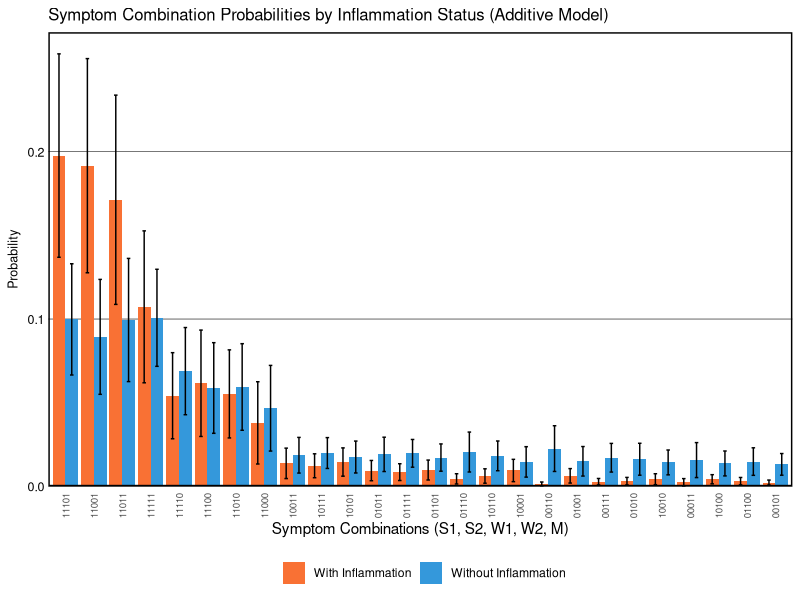

The R source for this figure:
## ---- chunk 1

## ---- chunk 2
# Load required packages
library(tidyverse)
library(mvtnorm)
library(MASS)
library(flextable)
library(officer)
library(MatchIt)
## ---- chunk 3
# Setting seed for reproducibility
set.seed(123)

# Combinations of binary criteria
combinations <- expand.grid(c(0,1), c(0,1), c(0,1), c(0,1), c(0,1))
## ---- chunk 4
# Function to ensure the values fall between 0 and 4
rescale <- function(x) {
  min_val <- min(x)
  max_val <- max(x)
  return((x - min_val) / (max_val - min_val) * 4)
}
## ---- chunk 5
generate_correlated_binary <- function(n, p1, p2, cor) {
  means <- c(0, 0)
  sigma <- matrix(c(1, cor, cor, 1), 2, 2)
  bvn <- mvrnorm(n, mu = means, Sigma = sigma)
  
  threshold_L <- qnorm(1 - p1)
  threshold_I <- qnorm(1 - p2)
  
  L <- ifelse(bvn[,1] > threshold_L, 1, 0)
  I <- ifelse(bvn[,2] > threshold_I, 1, 0)
  
  return(data.frame(L = L, I = I))
}
## ---- chunk 6
# Number of individuals and simulations
n <- 1000
n_sims <- 100

# Matrices to accumulate the results of each simulation
results_WITH_inflammation <- matrix(0, ncol = 2^5, nrow = n_sims)
results_WITHOUT_inflammation <- matrix(0, ncol = 2^5, nrow = n_sims)

# Vectors to track sample sizes
n_WITH_inflammation <- numeric(n_sims)
n_WITHOUT_inflammation <- numeric(n_sims)

# Vectors to track severity before and after matching
severity_WITH_before <- numeric(n_sims)
severity_WITHOUT_before <- numeric(n_sims)
severity_WITH_after <- numeric(n_sims)
severity_WITHOUT_after <- numeric(n_sims)
n_matched <- numeric(n_sims)  # Sample size per group after matching
## ---- chunk 7
for(sim in 1:n_sims) {
  # NEW: Generate correlated binary latent variables L (PTSD) and I (Inflammation)
  latent_vars <- generate_correlated_binary(n, p1 = 0.8, p2 = 0.5, cor = 0.6)
  L <- latent_vars$L
  I <- latent_vars$I
  
# NEW: Simulate symptoms with BOTH L and I effects (additive model)
  # I factors are adjustable based on theoretical assumptions
  
  # Strong indicators - react strongly to PTSD, moderately to Inflammation
  S1 <- rescale(2.0 * L + 0.6 * I + rnorm(n, mean=2, sd=0.5))
  S2 <- rescale(1.8 * L + 0.5 * I + rnorm(n, mean=2, sd=0.5))
  
  # Medium indicator - reacts moderately to both
  M <- rescale(1.2 * L + 0.7 * I + rnorm(n, mean=2, sd=0.8))
  
  # Weak indicators - react weakly to PTSD, varied response to Inflammation
  W1 <- rescale(0.6 * L + 0.4 * I + rnorm(n, mean=2, sd=1))
  W2 <- rescale(0.4 * L + 0.3 * I + rnorm(n, mean=2, sd=1))
  
  
  # Combine into a data frame
  data <- data.frame(L, I, S1, S2, W1, W2, M)
  
  # Creating binary variables for all indicators
  data <- data %>%
    mutate(
      S1_positive = S1 >= 2,
      S2_positive = S2 >= 2,
      W1_positive = W1 >= 2,
      W2_positive = W2 >= 2,
      M_positive = M >= 2
    )
  
  # Calculate a new column that counts how many criteria are met for each individual
  data <- data %>%
    mutate(criteria_met = S1_positive + S2_positive + 
                          W1_positive + W2_positive + 
                          M_positive)
  
# Filter the dataset to keep only those individuals that meet at least 2 criteria
filtered_data <- data %>%
    filter(criteria_met >= 2)
  
# Split into inflammation groups
filtered_WITH_I <- filtered_data %>% filter(I == 1)
filtered_WITHOUT_I <- filtered_data %>% filter(I == 0)
  
# Track sample sizes
n_WITH_inflammation[sim] <- nrow(filtered_WITH_I)
n_WITHOUT_inflammation[sim] <- nrow(filtered_WITHOUT_I)

# NEW: Calculate total severity for each diagnosed individual
filtered_data <- filtered_data %>%
  mutate(total_severity = S1 + S2 + M + W1 + W2)

# NEW: Track severity BEFORE matching
severity_WITH_before[sim] <- mean(filtered_data$total_severity[filtered_data$I == 1])
severity_WITHOUT_before[sim] <- mean(filtered_data$total_severity[filtered_data$I == 0])

# NEW: Perform nearest-neighbor matching on total severity
# I is the "treatment" variable, total_severity is the matching variable
# Reverse the treatment coding so we match FROM non-inflammation TO inflammation
filtered_data <- filtered_data %>%
  mutate(I_reversed = 1 - I)  # Now 1 = no inflammation, 0 = inflammation

# Calculate the standard deviation of severity for caliper
severity_sd <- sd(filtered_data$total_severity)

match_result <- matchit(I_reversed ~ total_severity, 
                        data = filtered_data, 
                        method = "nearest", 
                        ratio = 1,
                        caliper = 0.5 * severity_sd)

# NEW: Get the matched dataset
matched_data <- match.data(match_result)

# NEW: Split matched data into inflammation groups
filtered_WITH_I <- matched_data %>% filter(I == 1)
filtered_WITHOUT_I <- matched_data %>% filter(I == 0)

# NEW: Track severity AFTER matching
severity_WITH_after[sim] <- mean(filtered_WITH_I$total_severity)
severity_WITHOUT_after[sim] <- mean(filtered_WITHOUT_I$total_severity)
n_matched[sim] <- nrow(filtered_WITH_I)  # Both groups have same size after 1:1 matching
  
# === Calculate for WITH inflammation group ===
if(nrow(filtered_WITH_I) > 5) {  # Need sufficient data for covariance
    cov_matrix_WITH <- cov(filtered_WITH_I[, c("S1", "S2", "W1", "W2", "M")])
    means_WITH <- colMeans(filtered_WITH_I[, c("S1", "S2", "W1", "W2", "M")])
    
    for(i in 1:nrow(combinations)){
      lower <- as.numeric(ifelse(combinations[i,] == 1, 2, -Inf))
      upper <- as.numeric(ifelse(combinations[i,] == 1, Inf, 2))
      results_WITH_inflammation[sim, i] <- pmvnorm(lower = lower, 
                                                   upper = upper, 
                                                   mean = means_WITH, 
                                                   sigma = cov_matrix_WITH)
    }
}
  
# === Calculate for WITHOUT inflammation group ===
if(nrow(filtered_WITHOUT_I) > 5) {  # Need sufficient data for covariance
    cov_matrix_WITHOUT <- cov(filtered_WITHOUT_I[, c("S1", "S2", "W1", "W2", "M")])
    means_WITHOUT <- colMeans(filtered_WITHOUT_I[, c("S1", "S2", "W1", "W2", "M")])
    
    for(i in 1:nrow(combinations)){
      lower <- as.numeric(ifelse(combinations[i,] == 1, 2, -Inf))
      upper <- as.numeric(ifelse(combinations[i,] == 1, Inf, 2))
      results_WITHOUT_inflammation[sim, i] <- pmvnorm(lower = lower, 
                                                      upper = upper, 
                                                      mean = means_WITHOUT, 
                                                      sigma = cov_matrix_WITHOUT)
    }
  }
}
## ---- chunk 8
# === Process results for WITH inflammation group ===
derived_probs_WITH <- data.frame(
  Combination = paste(combinations[,1], 
                      combinations[,2], 
                      combinations[,3], 
                      combinations[,4], 
                      combinations[,5], sep=""),
  Mean_Probability = apply(results_WITH_inflammation, 2, mean),
  SD_Probability = apply(results_WITH_inflammation, 2, sd),
  Group = "With Inflammation")

# === Process results for WITHOUT inflammation group ===
derived_probs_WITHOUT <- data.frame(
  Combination = paste(combinations[,1], 
                      combinations[,2], 
                      combinations[,3], 
                      combinations[,4], 
                      combinations[,5], sep=""),
  Mean_Probability = apply(results_WITHOUT_inflammation, 2, mean),
  SD_Probability = apply(results_WITHOUT_inflammation, 2, sd),
  Group = "Without Inflammation")

# Combine both groups
derived_probs_combined <- rbind(derived_probs_WITH, derived_probs_WITHOUT)

# Determine which combinations meet 2 out of 5 criteria
derived_probs_combined$MeetsCriteria <- ifelse(rowSums(combinations) >= 2, TRUE, FALSE)

# Filter to only include combinations that meet the criteria
filtered_probs_combined <- derived_probs_combined %>% 
  filter(MeetsCriteria) %>%
  arrange(Group, desc(Mean_Probability))

# Add abbreviations for x-axis
# We'll rank combinations by their average probability across both groups
avg_probs <- derived_probs_combined %>%
  filter(MeetsCriteria) %>%
  group_by(Combination) %>%
  summarise(Avg = mean(Mean_Probability)) %>%
  arrange(desc(Avg))

filtered_probs_combined$Rank <- match(filtered_probs_combined$Combination, avg_probs$Combination)

# Report average sample sizes
cat("Average sample sizes across simulations:\n")
cat("With Inflammation (before matching):", round(mean(n_WITH_inflammation), 1), "\n")
cat("Without Inflammation (before matching):", round(mean(n_WITHOUT_inflammation), 1), "\n")
cat("Per group after matching:", round(mean(n_matched), 1), "\n")

# NEW: Report severity before and after matching
cat("\nAverage total severity BEFORE matching:\n")
cat("With Inflammation:", round(mean(severity_WITH_before), 2), "\n")
cat("Without Inflammation:", round(mean(severity_WITHOUT_before), 2), "\n")
cat("Difference:", round(mean(severity_WITH_before) - mean(severity_WITHOUT_before), 2), "\n")

cat("\nAverage total severity AFTER matching:\n")
cat("With Inflammation:", round(mean(severity_WITH_after), 2), "\n")
cat("Without Inflammation:", round(mean(severity_WITHOUT_after), 2), "\n")
cat("Difference:", round(mean(severity_WITH_after) - mean(severity_WITHOUT_after), 2), "\n")
## ---- chunk 9
# Add MeetsCriteria column to individual dataframes
derived_probs_WITH$MeetsCriteria <- ifelse(rowSums(combinations) >= 2, TRUE, FALSE)
derived_probs_WITHOUT$MeetsCriteria <- ifelse(rowSums(combinations) >= 2, TRUE, FALSE)

# Show ALL results for WITH inflammation
cat("\n=== WITH INFLAMMATION (all combinations meeting criteria) ===\n")
print(derived_probs_WITH %>% 
        filter(MeetsCriteria) %>% 
        arrange(desc(Mean_Probability)))

# Show ALL results for WITHOUT inflammation
cat("\n=== WITHOUT INFLAMMATION (all combinations meeting criteria) ===\n")
print(derived_probs_WITHOUT %>% 
        filter(MeetsCriteria) %>% 
        arrange(desc(Mean_Probability)))
## ---- chunk 10
# Define the theme for the figure
Theme_Figure_1a <- 
  theme(
    plot.title = element_text(size=12),
    axis.title.y = element_text(size=9, 
                                margin = margin(t = 0, r = 0, b = 0, l = 0)),
    axis.text.x = element_text(size = 7, angle = 90, hjust = 1, vjust = 0.5),
    axis.text.y = element_text(size=9, 
                               color = "black", 
                               margin = margin(t = 0, r = 0, b = 0, l = 5)),
    axis.ticks = element_blank(),
    panel.grid.major.x = element_blank(), 
    panel.grid.major.y = element_line(size=.2, 
                                      color="black"), 
    panel.grid.minor.y = element_blank(), 
    panel.border = element_rect(colour = "black", 
                                fill=NA, 
                                size=1),
    panel.background = element_rect(fill = "white"),
    legend.position = "bottom")

# Plot with two colors
ggplot(filtered_probs_combined, aes(x = reorder(Combination, -Mean_Probability), 
                                     y = Mean_Probability,
                                     fill = Group)) +
  geom_bar(stat = "identity", position = position_dodge(width = 0.9)) +
  geom_errorbar(aes(ymin = Mean_Probability - SD_Probability, 
                    ymax = Mean_Probability + SD_Probability), 
                position = position_dodge(width = 0.9),
                width = 0.25) +
  scale_fill_manual(values = c("With Inflammation" = "#F97134", 
                                "Without Inflammation" = "#3498db")) +
  scale_y_continuous(expand = expansion(mult = c(0, 0.05))) +
  labs(title = "Symptom Combination Probabilities by Inflammation Status (Additive Model)", 
       x = "Symptom Combinations (S1, S2, W1, W2, M)", 
       y = "Probability",
       fill = "") + 
  Theme_Figure_1a
